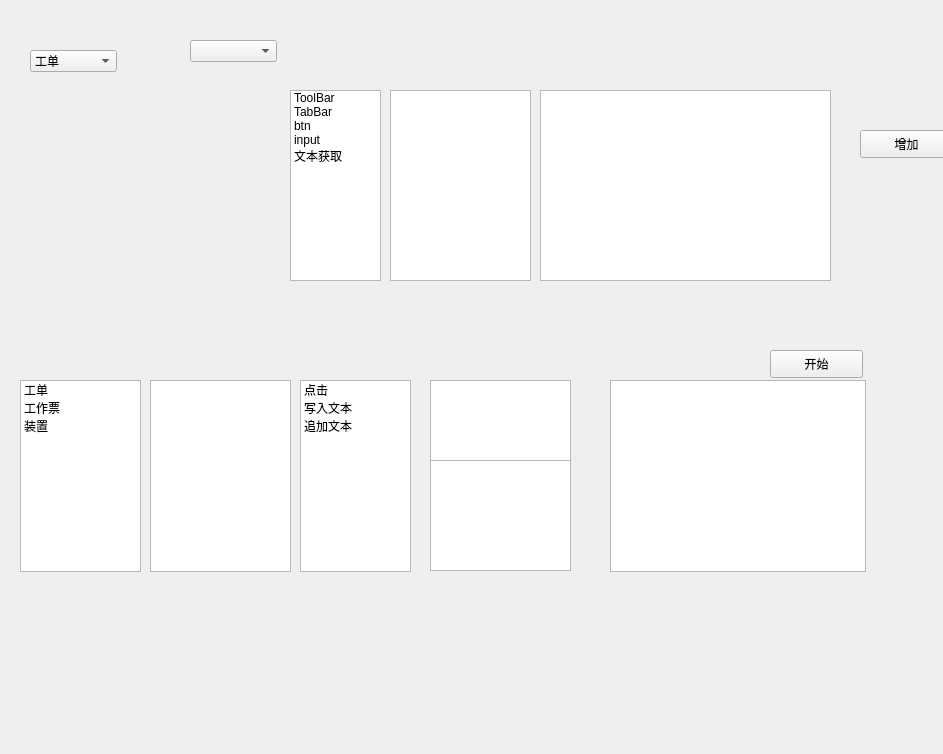
<?xml version="1.0" encoding="UTF-8"?>
<ui version="4.0">
 <class>Form</class>
 <widget class="QWidget" name="Form">
  <property name="geometry">
   <rect>
    <x>0</x>
    <y>0</y>
    <width>943</width>
    <height>754</height>
   </rect>
  </property>
  <property name="windowTitle">
   <string>Form</string>
  </property>
  <widget class="QListWidget" name="list1">
   <property name="geometry">
    <rect>
     <x>290</x>
     <y>90</y>
     <width>91</width>
     <height>191</height>
    </rect>
   </property>
   <item>
    <property name="text">
     <string>ToolBar</string>
    </property>
   </item>
   <item>
    <property name="text">
     <string>TabBar</string>
    </property>
   </item>
   <item>
    <property name="text">
     <string>btn</string>
    </property>
   </item>
   <item>
    <property name="text">
     <string>input</string>
    </property>
   </item>
   <item>
    <property name="text">
     <string>文本获取</string>
    </property>
   </item>
  </widget>
  <widget class="QListWidget" name="list2">
   <property name="geometry">
    <rect>
     <x>390</x>
     <y>90</y>
     <width>141</width>
     <height>191</height>
    </rect>
   </property>
  </widget>
  <widget class="QComboBox" name="com1">
   <property name="geometry">
    <rect>
     <x>30</x>
     <y>50</y>
     <width>87</width>
     <height>22</height>
    </rect>
   </property>
   <item>
    <property name="text">
     <string>工单</string>
    </property>
   </item>
   <item>
    <property name="text">
     <string>工作票</string>
    </property>
   </item>
  </widget>
  <widget class="QComboBox" name="com2">
   <property name="geometry">
    <rect>
     <x>190</x>
     <y>40</y>
     <width>87</width>
     <height>22</height>
    </rect>
   </property>
  </widget>
  <widget class="QPushButton" name="pushButton">
   <property name="geometry">
    <rect>
     <x>860</x>
     <y>130</y>
     <width>93</width>
     <height>28</height>
    </rect>
   </property>
   <property name="text">
    <string>增加</string>
   </property>
  </widget>
  <widget class="QListWidget" name="list3">
   <property name="geometry">
    <rect>
     <x>540</x>
     <y>90</y>
     <width>291</width>
     <height>191</height>
    </rect>
   </property>
  </widget>
  <widget class="QPushButton" name="btn1">
   <property name="geometry">
    <rect>
     <x>770</x>
     <y>350</y>
     <width>93</width>
     <height>28</height>
    </rect>
   </property>
   <property name="text">
    <string>开始</string>
   </property>
  </widget>
  <widget class="QListWidget" name="list_page_items">
   <property name="geometry">
    <rect>
     <x>20</x>
     <y>380</y>
     <width>121</width>
     <height>192</height>
    </rect>
   </property>
   <item>
    <property name="text">
     <string>工单</string>
    </property>
   </item>
   <item>
    <property name="text">
     <string>工作票</string>
    </property>
   </item>
   <item>
    <property name="text">
     <string>装置</string>
    </property>
   </item>
  </widget>
  <widget class="QListWidget" name="list_tab_items">
   <property name="geometry">
    <rect>
     <x>150</x>
     <y>380</y>
     <width>141</width>
     <height>192</height>
    </rect>
   </property>
  </widget>
  <widget class="QListWidget" name="list_operate_items">
   <property name="geometry">
    <rect>
     <x>300</x>
     <y>380</y>
     <width>111</width>
     <height>192</height>
    </rect>
   </property>
   <item>
    <property name="text">
     <string>点击</string>
    </property>
   </item>
   <item>
    <property name="text">
     <string>写入文本</string>
    </property>
   </item>
   <item>
    <property name="text">
     <string>追加文本</string>
    </property>
   </item>
  </widget>
  <widget class="QListWidget" name="list_element_toolbar_items">
   <property name="geometry">
    <rect>
     <x>430</x>
     <y>380</y>
     <width>141</width>
     <height>81</height>
    </rect>
   </property>
  </widget>
  <widget class="QListWidget" name="list_finally_items">
   <property name="geometry">
    <rect>
     <x>610</x>
     <y>380</y>
     <width>256</width>
     <height>192</height>
    </rect>
   </property>
  </widget>
  <widget class="QListWidget" name="list_element_items">
   <property name="geometry">
    <rect>
     <x>430</x>
     <y>460</y>
     <width>141</width>
     <height>111</height>
    </rect>
   </property>
  </widget>
 </widget>
 <resources/>
 <connections/>
</ui>
